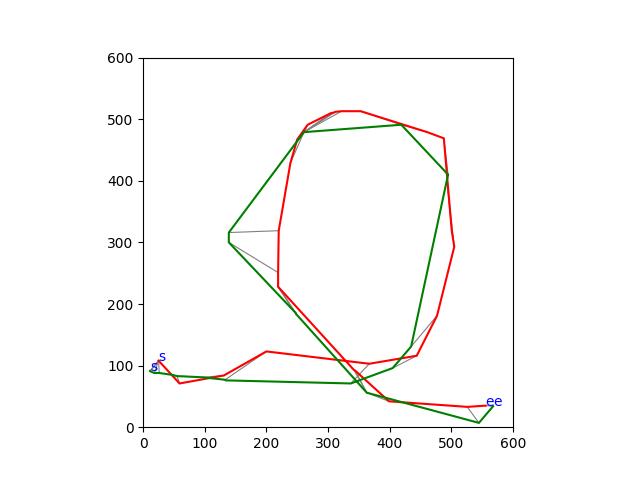

Reproduce this figure in Python.
# -*- coding:utf-8 -*-

import tkinter
import numpy as np
import numpy
import matplotlib

matplotlib.use("Agg")

import matplotlib.pyplot as plt


class Scribble:
    # ボタンが押された
    prex = 0
    prey = 0
    precolor = 0

    redx = []
    redy = []
    greenx = []
    greeny = []

    def on_pressed(self, event):
        if self.precolor != self.color.get():
            self.sx = event.x
            self.sy = event.y
            if self.color.get() == "red":
                self.redx = []
                self.redy = []
                self.canvas.delete("red")
                self.canvas.create_oval(event.x, event.y, event.x, event.y,
                                        outline=self.color.get(),
                                        width=self.width.get(), tag="red")
                self.redx.append(self.sx)
                self.redy.append(self.sy)

            if self.color.get() == "green":
                self.greenx = []
                self.greeny = []
                self.canvas.delete("green")
                self.canvas.create_oval(event.x, event.y, event.x, event.y,
                                        outline=self.color.get(),
                                        width=self.width.get(), tag="green")
                self.greenx.append(self.sx)
                self.greeny.append(self.sy)

            self.prex = event.x
            self.prey = event.y
            self.precolor = self.color.get()

        else:
            self.sx = event.x
            self.sy = event.y
            if self.color.get() == "red":
                self.canvas.create_oval(self.sx, self.sy, event.x, event.y,
                                        outline=self.color.get(),
                                        width=self.width.get(), tag="red")
                self.canvas.create_line(self.prex, self.prey, event.x, event.y,
                                        fill=self.color.get(),
                                        width=self.width.get(), tag="red")
                self.redx.append(self.sx)
                self.redy.append(self.sy)

            if self.color.get() == "green":
                self.canvas.create_oval(self.sx, self.sy, event.x, event.y,
                                        outline=self.color.get(),
                                        width=self.width.get(), tag="green")
                self.canvas.create_line(self.prex, self.prey, event.x, event.y,
                                        fill=self.color.get(),
                                        width=self.width.get(), tag="green")
                self.greenx.append(self.sx)
                self.greeny.append(self.sy)

            self.prex = event.x
            self.prey = event.y

    # ウィンドウを作る
    def create_window(self):
        window = tkinter.Tk()

        self.canvas = tkinter.Canvas(window, background="white",
                                     width=600, height=600)

        self.canvas.pack()

        quit_button = tkinter.Button(window, text="終了",
                                     command=window.quit)
        quit_button.pack(side=tkinter.RIGHT)

        calc_button = tkinter.Button(window, text="計算", command=self.DTW)
        calc_button.pack(side=tkinter.RIGHT)

        self.canvas.bind("<ButtonPress-1>", self.on_pressed)

        # 色を選ぶ
        COLORS = ["red", "green"]
        self.color = tkinter.StringVar()
        self.color.set(COLORS[1])
        b = tkinter.OptionMenu(window, self.color, *COLORS)
        b.pack(side=tkinter.LEFT)

        self.width = tkinter.Scale(window, from_=1, to=15,
                                   orient=tkinter.HORIZONTAL)
        self.width.set(5)
        self.width.pack(side=tkinter.LEFT)

        return window;

    def run(self):
        self.window.mainloop()

    def doubleerror(self, a, b):
        return (a - b) ** 2

    def disterror(self, ansx, ansy, gpsx, gpsy):
        return ((ansx - gpsx) ** 2 + (ansy - gpsy) ** 2) ** 0.5

    def first(self, x):
        return x[0]

    def second(self, x):
        return x[1]

    def calc_dtw(self, redx, redy, greenx, greeny):
        S = len(redx)
        T = len(greenx)

        m = [[(0, (0, 0)) for j in range(T)] for i in range(S)]
        m[0][0] = (self.disterror(redx[0], redy[0], greenx[0], greeny[0]), (-1, -1))
        for i in range(1, S):
            m[i][0] = (m[i - 1][0][0] + self.disterror(redx[i], redy[i], greenx[0], greeny[0]), (i - 1, 0))
        for j in range(1, T):
            m[0][j] = (m[0][j - 1][0] + self.disterror(redx[0], redy[0], greenx[j], greeny[j]), (0, j - 1))
        for i in range(1, S):

            for j in range(1, T):

                minimum, index = self.minVal(m[i - 1][j], m[i][j - 1], m[i - 1][j - 1])
                indexes = [(i - 1, j), (i, j - 1), (i - 1, j - 1)]
                m[i][j] = (self.first(minimum) + self.disterror(redx[i], redy[i], greenx[j], greeny[j]), indexes[index])
        return m

    def minVal(self, v1, v2, v3):
        if self.first(v1) <= min(self.first(v2), self.first(v3)):
            return v1, 0
        elif self.first(v2) <= self.first(v3):
            return v2, 1
        else:
            return v3, 2

    def backward(self, m):
        path = []
        path.append([len(m) - 1, len(m[0]) - 1])
        while True:

            if path[-1][0] - path[-1][1] > 5:
                path.append(m[path[-1][0] - 1][path[-1][1]][1])
                continue
            if path[-1][1] - path[-1][0] > 5:
                path.append(m[path[-1][0]][path[-1][1] - 1][1])
                continue

            path.append(m[path[-1][0]][path[-1][1]][1])
            if path[-1] == (0, 0):
                break
        path = np.array(path)
        return path

    def plot_path(self, path, redx, redy, greenx, greeny):

        plt.figure()

        ax = plt.subplot()
        ax.set_ylim([0, 600])
        ax.set_xlim([0, 600])
        ax.set_aspect('equal')
        for line in path:
            plt.plot([greenx[line[1]], redx[line[0]]], [600 - greeny[line[1]], 600 - redy[line[0]]], linewidth=0.8,
                     c="gray")

        redy = list(map(lambda x: x * -1 + 600, redy))
        greeny = list(map(lambda x: x * -1 + 600, greeny))

        plt.plot(redx, redy, color="Red")
        plt.plot(greenx, greeny, color="Green")

        ax.annotate("s", (redx[0], redy[0]), color="Blue")
        ax.annotate("e", (redx[-1], redy[-1]), color="Blue")

        ax.annotate("s", (greenx[0], greeny[0]), color="Blue")
        ax.annotate("e", (greenx[-1], greeny[-1]), color="Blue")

        plt.savefig("DTW")

        return

    def DTW(self):

        m = self.calc_dtw(self.redx, self.redy, self.greenx, self.greeny)
        path = self.backward(m)
        self.plot_path(path, self.redx, self.redy, self.greenx, self.greeny)

        return path

    def __init__(self):
        self.window = self.create_window();  # 呼び出すときはself. + メソッド名


# 開始
Scribble().run()
